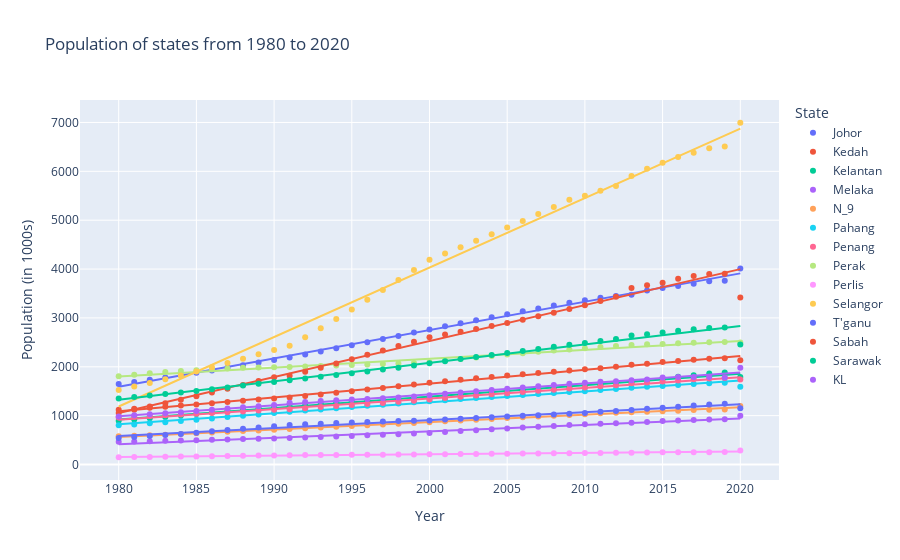

Notebook code cell kept with this figure:
### Code cell
# scatter plot

fig = px.scatter(melted_state, x='Year', y='Population', color='State', trendline='ols', 
title='Population of states from 1980 to 2020',
labels={'Population': 'Population (in 1000s)'})

fig.show()
